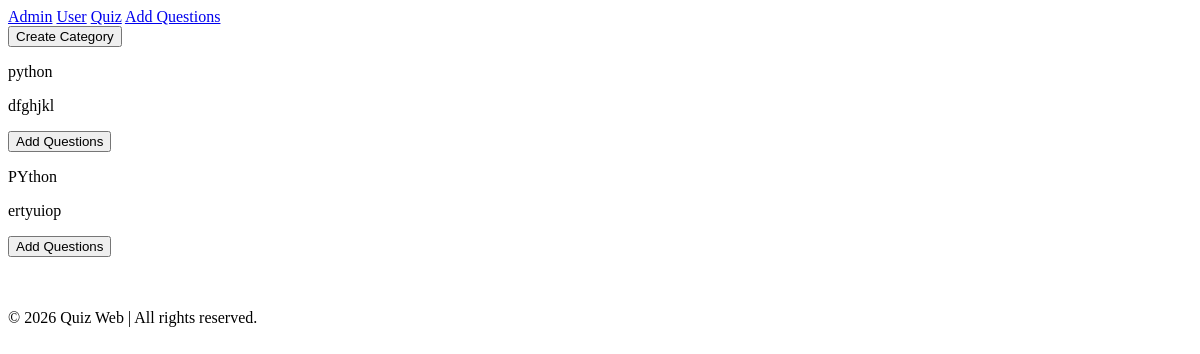
Before: / with the older database file.
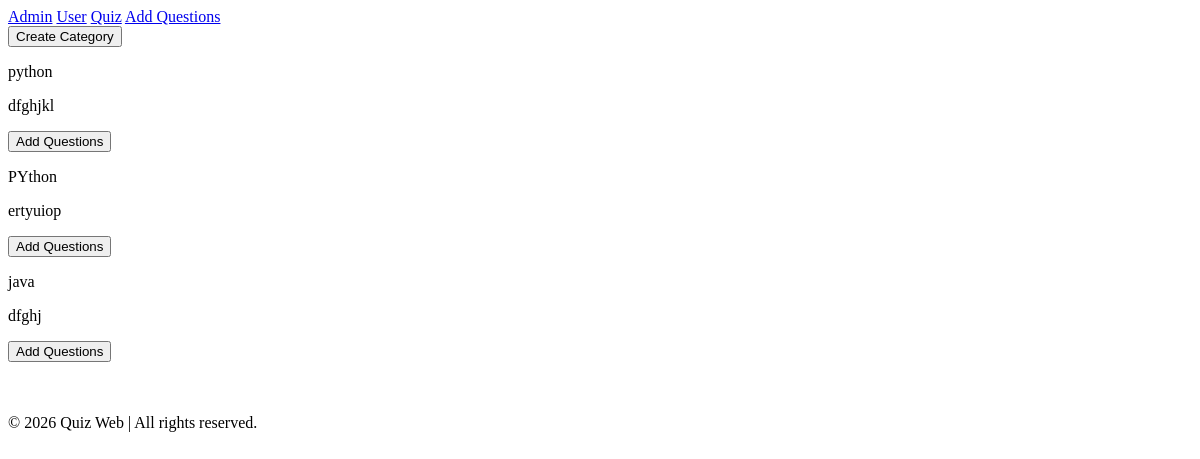
After: the same page with the newer database file.
### App/models.py (models this page shows, shortened)
class AddCategory(models.Model):
    CategoryName = models.CharField(max_length=100,unique=True,default='python')
    CategoryDescription = models.TextField(default="This is a computer programming language")

### App/views.py (the view, shortened to what this page needs)
# urls.py: path('',views.Admin,name='Admin'),
def Admin(request):
    CatNameDes = AddCategory.objects.all()
    return render(request,'Admin.html',{
        'NamesDes' : CatNameDes
    })

### App/templates/Admin.html (shortened to what this page needs)
{% load static %}
<!DOCTYPE html>
<html lang="en">
<head>
</head>
<body>
    <nav>
        <a href="{% url 'Admin' %}">Admin</a>
        <a href="{% url 'User' %}">User</a>
        <a href="{% url 'TakeQuiz' %}">Quiz</a>
        <a href="{% url 'AddQst' %}?category=General">Add Questions</a>
    </nav>
    <button type="submit" value="addcategory" onclick="CreateCategory()">Create Category</button>
    <div id="CategoriesList">
        {% for i in NamesDes %}
        <div id="CatBox">
            <p>{{ i.CategoryName }}</p>
            <p>{{ i.CategoryDescription }}</p>
            <a href="{% url 'AddQst' %}?category={{ i.CategoryName }}">
                <button type="button">Add Questions</button>
            </a>
        </div>
        {% endfor %}
    </div>
    <br><br>
    <marquee behavior="" direction="left">
        <footer>
            <p>&copy; 2026 Quiz Web | All rights reserved.</p>
        </footer>
    </marquee>
</body>
</html>

Changed rows visible on the page:
added AddCategory: CategoryName "java", CategoryDescription "dfghj"
